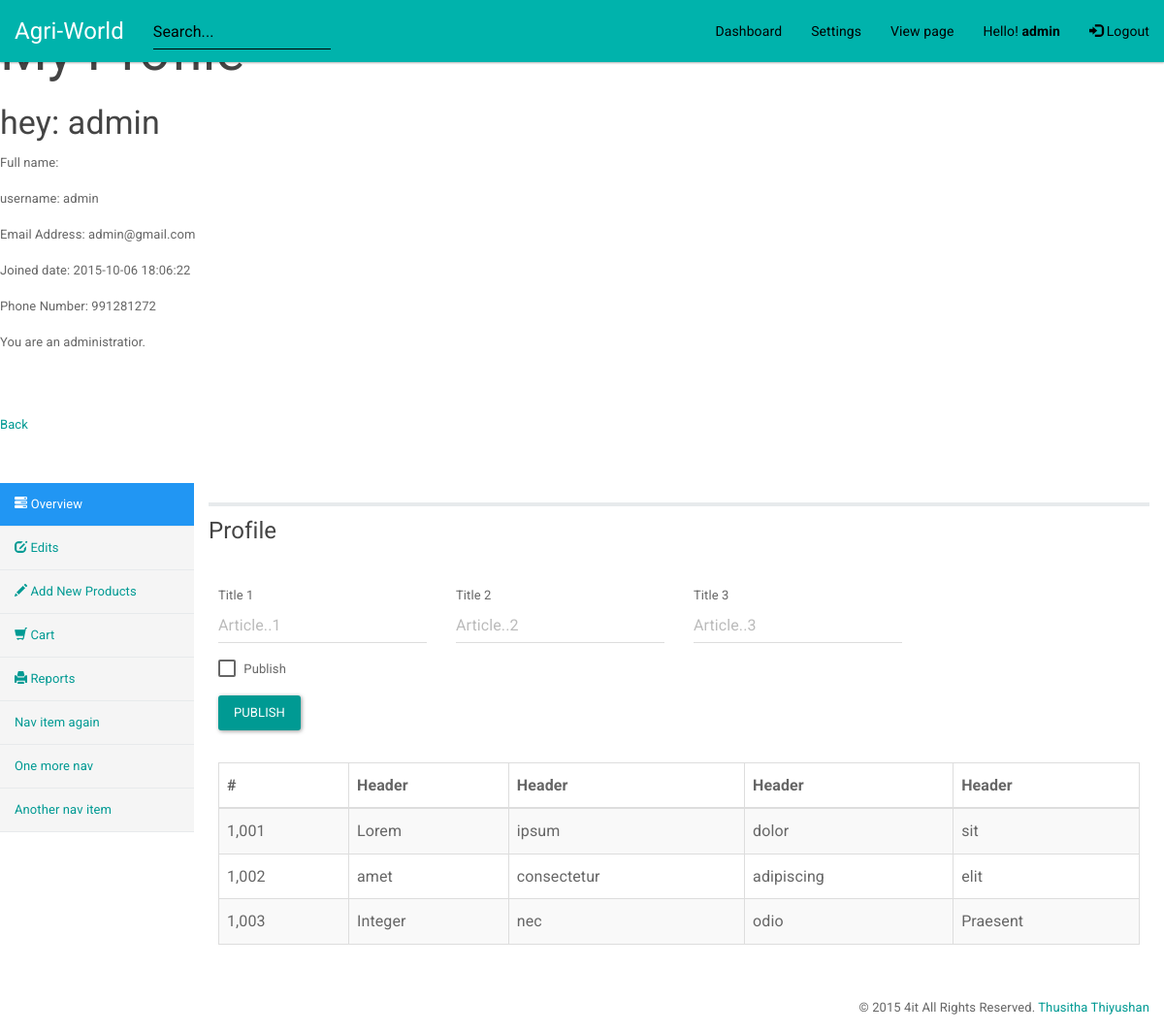
Page /profile.php?user=admin (signed in) on the committed database.
### tables this page shows
CREATE TABLE IF NOT EXISTS `users` (
  `id` int(11) NOT NULL,
  `username` varchar(20) NOT NULL,
  `password` varchar(64) NOT NULL,
  `salt` varchar(32) NOT NULL,
  `email` varchar(25) NOT NULL,
  `address` varchar(50) NOT NULL,
  `nic` varchar(10) NOT NULL,
  `joined` datetime NOT NULL,
  `gender` varchar(10) NOT NULL,
  `phone` int(11) NOT NULL,
  `groups` int(11) NOT NULL,
  `user_approved` text NOT NULL,
  `is_admin` int(11) NOT NULL
);

### classes/Config.php (called while the page is built)
<?php
class Config {
    public static function get($path = null){
        if(isset($path)){
            $config = $GLOBALS['config'];
            $path = explode('/', $path);
            foreach($path as $bit){
                if(isset($config[$bit])){
                    $config = $config[$bit];
                }
            }
            return $config;
        }
        return false;
    }
}

### classes/DB.php (called while the page is built, shortened)
<?php
class DB {
    private static $_instance = null;
    private     $_pdo,
                $_query,
                $_error = false,
                $_results,
                $_count = 0;
    public function __construct(){
        try{
            $this->_pdo = new PDO('mysql:host='.Config::get('mysql/host').';dbname='.Config::get('mysql/db'), Config::get('mysql/username') , Config::get('mysql/password'));
        }catch(PDOException $e){
            die($e->getMessage());
        }
    }
    public static function getInstance(){
        if(!isset(self::$_instance)){
            self::$_instance = new DB();
        }
        return self::$_instance;
    }
    public function query($sql, $params = array()){
        $this->_error = false;
        if($this->_query = $this->_pdo->prepare($sql)){
            $x = 1;
            if(count($params)){
                foreach($params as $param){
                    $this->_query->bindValue($x, $param);
                    $x++;
                }
            }
            if($this->_query->execute()){
                $this->_results = $this->_query->fetchAll(PDO::FETCH_OBJ);
                $this->_count = $this->_query->rowCount();
            }else{
                $this->_error = true;
            }
        }
        return $this;
    }
    private function action($action, $table, $where = array()){
        if(count($where) === 3){
            $operators = array('=', '>', '<', '>=', '<=');
            $field      = $where[0];
            $operator   = $where[1];
            $value      = $where[2];
            if(in_array($operator, $operators)){
                $sql = "{$action} FROM {$table} WHERE {$field} {$operator} ?";
                if(!$this->query($sql, array($value))->error()){
                    return $this;
                }
            }
        }else {
            $sql = "{$action} FROM {$table}";
            if(!$this->query($sql)->error()) {
                return $this;
            }
        }
        return false;
    }
    public function get($table, $where){
        return $this->action('SELECT *', $table, $where);
    }
    public function error(){
        return $this->_error;
    }
    public function count(){
        return $this->_count;
    }
    public function results(){
        return $this->_results;
    }
    public function first(){
        return $this->results()[0];
    }
}

### classes/User.php (called while the page is built, shortened)
<?php
class User {
    private $_db,
            $_data,
            $_sessionName,
            $_cookieName,
            $_loggedIn = false;
    public function __construct($user = null){
        $this->_db = DB::getInstance();
        $this->_sessionName = Config::get('session/session_name');
        if(!$user){
            if(Session::exists($this->_sessionName)){
                $user = Session::get($this->_sessionName);
                if($this->find($user)){
                    $this->_loggedIn = true;
                }else{
                }
            }
        }else{
            $this->find($user);
        }
    }
    public function find($user = null){
        if($user){
            $field = (is_numeric($user)) ? 'id' : 'username';
            $data = $this->_db->get('users', array($field, '=', $user));
            if($data->count()){
                $this->_data = $data->first();
                return true;
            }
        }
        return false;
    }
    public function data(){
        return $this->_data;
    }
    public function isLoggedIn(){
        return $this->_loggedIn;
    }
    public function exists(){
        return (!empty($this->_data)) ? true : false;
    }
    public function hasPermission($key){
        $group = $this->_db->get('groups', array('id', '=', $this->data()->groups));
        if($group->count()){
            $permissions = json_decode($group->first()->permissions, true);
            if(isset($permissions[$key])){
                if($permissions[$key] == 1){
                    return true;
                }
            }
        }
        return false;
    }
}

### classes/Session.php (called while the page is built, shortened)
<?php
class Session {
    public static function exists($name){
        return (isset($_SESSION[$name]))? true: false;
    }
    public static function get($name){
        return $_SESSION[$name];
    }
}

### classes/Input.php (called while the page is built, shortened)
<?php
class Input {
    public static function get($item){
        if(isset($_POST[$item])){
            return $_POST[$item];
        }elseif(isset($_GET[$item])){
            return $_GET[$item];
        }
        return '';
    }
}

### functions/sanitize.php (called while the page is built)
<?php
function escape($string){
    return htmlentities($string, ENT_QUOTES, 'UTF-8');
}

### profile.php (the view, shortened to what this page needs)
<?php
$user = new User();
if($user->isLoggedIn()){
if(!$username = Input::get('user')){
    Redirect::to('index.php');
}else{
    $user = new User($username);
    if(!$user->exists()){
        Redirect::to(404);
    }else{
        $data = $user->data();
    }
    ?>
<h1>My Profile</h1>
    <h3><?php echo 'hey: '.escape($data->username);?></h3>
    <p>Full name: <?php echo escape($data->name);?></p>
    <p>username: <?php echo escape($data->username);?></p>
    <p>Email Address: <?php echo escape($data->email);?></p>
    <p>Joined date: <?php echo escape($data->joined);?></p>
    <p>Phone Number: <?php echo escape($data->phone);?></p>
   <?php
   if($user->hasPermission('admin')){
        echo '<p>You are an administratior.</p> </br>';
    }else{
        echo 'you are an standed user';
    }
    ?>
    <?php
}
}
?>
<a href="index.php">Back</a>
<?php
$user = new User();
if($user->isLoggedIn()){
?>
<!DOCTYPE html>
<html>
  <head>
    <link rel="stylesheet" href="css/styles.css" />
    <link rel="stylesheet" href="css/bootstrap.min.css" />
    <link href="css/font-awesome.min.css" rel="stylesheet" />
  </head>
  <body >
    <nav class="navbar navbar-inverse navbar-fixed-top" role="navigation">
      <div class="container-fluid">
        <div class="navbar-header">
          <a class="navbar-brand" href="index.php">Agri-World</a>
        </div>
        <div class="navbar-collapse">
          <ul class="nav navbar-nav navbar-right">
            <li><a href="#">Dashboard</a></li>
            <li><a href="#">Settings</a></li>
            <li><a href="index.php">View page</a></li>
            <li><a href="profile.php?user=<?php echo escape($user->data()->username);?>">Hello! <b><?php echo escape($user->data()->username);?></b></a></li>
            <li><a href="logout.php">
              <span class="glyphicon glyphicon-log-in"></span>
              Logout
            </a></li>
          </ul>
          <form class="navbar-form navbar-left">
            <input type="text" class="form-control" placeholder="Search...">
          </form>
        </div>
      </div>
</nav>
<br><br>
<div class="container-fluid">
      <br>
      <div class="row row-offcanvas row-offcanvas-left">
         <div class="col-sm-3 col-md-2 sidebar-offcanvas" id="sidebar" role="navigation">
            <ul id="side-bar" class="nav nav-sidebar">
              <li class="active"><a href="#">
                <span class="glyphicon glyphicon-tasks"></span>
                Overview
              </a></li>
              <li><a href="#">
                <span class="glyphicon glyphicon-edit"></span>
                Edits
              </a></li>
              <li><a href="#">
                <span class="glyphicon glyphicon-pencil"></span>
                Add New Products
              </a></li>
              <li><a href="#">
                <span class="glyphicon glyphicon-shopping-cart"></span>
                Cart
              </a></li>
              <li><a href="#">
                <span class="glyphicon glyphicon-print"></span>
                Reports
              </a></li>
            </ul>
            <ul class="nav nav-sidebar">
              <li><a href="">Nav item again</a></li>
              <li><a href="">One more nav</a></li>
              <li><a href="">Another nav item</a></li>
            </ul>
        </div>
        <div class="col-sm-9 col-md-10 main">
            <header>
              <h4 class="page_title">Profile</h4>
            </header>
         <?php if($user->hasPermission('admin')){?>
            <div class="content-inner">
              <div class="form-wrapper">
            </div>
          </div>
      <?php }?>
            <div class="content-inner">
              <div class="form-wrapper">
                <form>
                  <div class="row form-group">
                    <div class="col-md-3">
                      <span class="">Title 1</span>
                      <input type="text" class="form-control" id="titles" placeholder="Article..1">
                    </div>
                    <div class="col-md-3">
                      <span class="">Title 2</span>
                      <input type="text" class="form-control" id="titles" placeholder="Article..2">
                    </div>
                    <div class="col-md-3">
                      <span class="">Title 3</span>
                      <input type="text" class="form-control" id="titles" placeholder="Article..3">
                    </div>
                  </div>
                  <div class="form-group">
                    <div class="checkbox">
                    <label>
                      <input type="checkbox"> Publish
                    </label>
                  </div>
                  </div>
                   <div class="clearfix">
                    <button type="submit" class="btn btn-primary">Publish</button>
                   </div>
                </form>
              </div>
          <div class="form-wrapper">
            <div class="table-responsive">
              <table class="table table-striped table-bordered">
                <thead>
                  <tr>
                    <th>#</th>
                    <th>Header</th>
                    <th>Header</th>
                    <th>Header</th>
                    <th>Header</th>
                  </tr>
                </thead>
                <tbody>
                  <tr>
                    <td>1,001</td>
                    <td>Lorem</td>
                    <td>ipsum</td>
                    <td>dolor</td>
                    <td>sit</td>
                  </tr>
                  <tr>
                    <td>1,002</td>
                    <td>amet</td>
                    <td>consectetur</td>
                    <td>adipiscing</td>
                    <td>elit</td>
                  </tr>
                  <tr>
                    <td>1,003</td>
                    <td>Integer</td>
                    <td>nec</td>
                    <td>odio</td>
                    <td>Praesent</td>
                  </tr>
                </tbody>
              </table>
            </div>
          </div>
            </div>
      </div>
    </div>
</div>
<div class="footer-bottom-area">
  <div class="container">
            <div class="row">
                <div class="pull-right">
                    <div class="copyright">
                        <p>&copy; 2015 4it All Rights Reserved. <a href="http://www.freshdesignweb.com" target="_blank">Thusitha Thiyushan</a></p>
                    </div>
                </div>
            </div>
        </div>
</div>
  </body>
</html>
<?php
}else{
  Redirect::to('404.php');
}
?>

### css/styles.css (style rules this page uses)
.navbar { font-size: 14px; }
header { border-top: 4px #e7eaec solid; }
.form-wrapper { padding: 10px; }
.nav-sidebar { background-color: #f5f5f5; margin-right: -15px; margin-bottom: 20px; margin-left: -15px; }
.nav-sidebar > li > a { padding-right: 20px; padding-left: 20px; border-bottom: 1px #e7eaec solid; }
.nav-sidebar > .active > a { color: #fff; background-color: #2196F3; }
.main { padding: 20px; background-color: #fff; }
@media (min-width: 768px) { .main { padding-right: 40px; padding-left: 40px; } }

### rows in the picture
users: username "admin", email "admin@gmail.com", joined "2015-10-06 18:06:22", phone "991281272"
